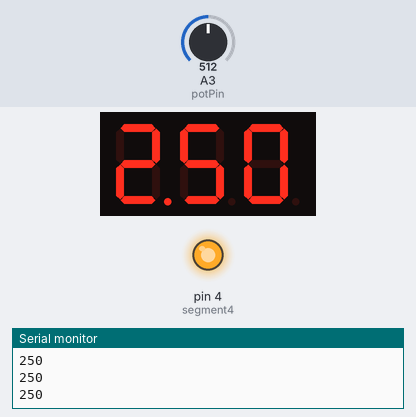
Simulated run of this sketch. Board: Arduino Uno, built with avr-gcc and run on an emulated ATmega328P. Shown: 3-digit seven-segment display, output pins drawn as LEDs (lit = HIGH), the last lines printed to the serial monitor. Wiring (inferred from the names in the program): 3-digit 7-segment display, segments lit when HIGH: segments pin 5, pin 6, pin 8, pin 9, pin 10, pin 11, pin 12, pin 13; digit selects pin 7, pin 2, pin 3. Inputs (shaded band) come from the test bench; at power-on: A3 (potPin) = 512. The segment pins are drawn as the display they are named for; pins used as bus, display or sensor lines are not drawn.

Above: at 1.2 s.
1.3 s: A3 (potPin) set to 716
At 2.3 s:
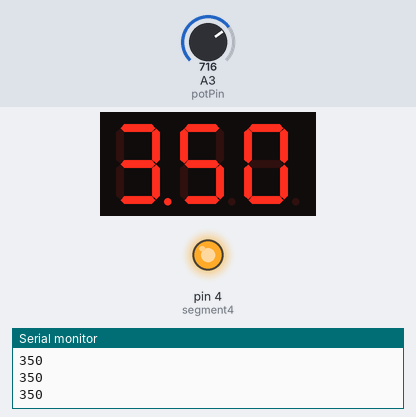
2.8 s: A3 (potPin) set to 900
At 3.5 s:
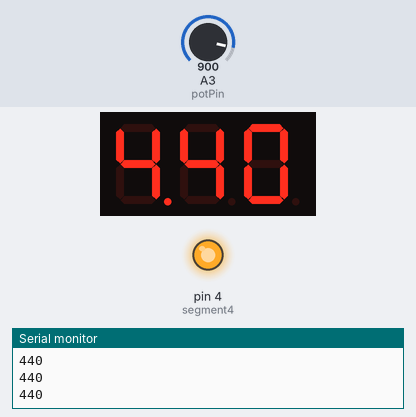
4.3 s: A3 (potPin) set to 1023
At 4.7 s:
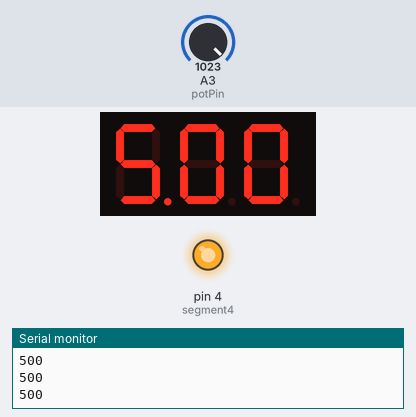
Timing chart, 0 to 7.3 s (numbered marks = the images above; inputs shaded):
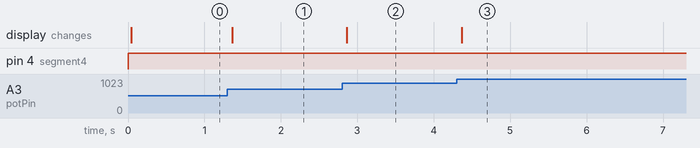

Measured:
- after the input at 1.3 s, the display: changes after 0.06 s (image 1)
- after the input at 2.8 s, the display: changes after 0.06 s (image 2)
- after the input at 4.3 s, the display: changes after 0.06 s (image 3)

The sketch:

arduino_source_code.ino
```cpp
/*
  Developer: Bonface Otieno
  Project Title: Displaying Potential Meter Voltage Changes with 4x7 segment display
  Description: Arduino project for working with Potential Meter with 4x7 segment display to display voltage changes
  Linkedin Profile: https://www.linkedin.com/in/bonface-otieno-a7ab77163/
  Github username: bonfotieno
*/


//initializing pins for each segment of the 4x7 segment display
int segment4 = 4;
int segment3 = 3;
int segment2 = 2;
int segment1 = 7;

//initializing pins for each display LED
int A = 5;
int B = 6;
int C = 8;
int D = 9;
int E = 10;
int F = 11;
int G = 12;
int dp = 13;

int potPin = A3;
int currentSegment;
float voltage;
float Vol;

void setup() {
  Serial.begin(9600);
  pinMode(segment1, OUTPUT);
  pinMode(segment2, OUTPUT);
  pinMode(segment3, OUTPUT);
  pinMode(segment4, OUTPUT);
  pinMode(A, OUTPUT);
  pinMode(B, OUTPUT);
  pinMode(C, OUTPUT);
  pinMode(D, OUTPUT);
  pinMode(E, OUTPUT);
  pinMode(F, OUTPUT);
  pinMode(G, OUTPUT);
  pinMode(dp, OUTPUT);
}

void loop() {
  // the void loop function
  Vol = analogRead(potPin);
  voltage = ((5.0 / 1023.0) * Vol);
  clear_display();
  currentSegment = 1;
  print_voltage_to_4x7display(voltage);
}

void clear_display() {
  /*this function clears the the 4x7 segment display*/
  digitalWrite(segment1, HIGH);
  digitalWrite(segment2, HIGH);
  digitalWrite(segment3, HIGH);
  digitalWrite(segment4, HIGH);
}

void display_1() {
  digitalWrite(A, LOW);
  digitalWrite(B, HIGH);
  digitalWrite(C, HIGH);
  digitalWrite(D, LOW);
  digitalWrite(E, LOW);
  digitalWrite(F, LOW);
  digitalWrite(G, LOW);
  Serial.print(1);
}
void display_2() {
  digitalWrite(A, HIGH);
  digitalWrite(B, HIGH);
  digitalWrite(C, LOW);
  digitalWrite(D, HIGH);
  digitalWrite(E, HIGH);
  digitalWrite(F, LOW);
  digitalWrite(G, HIGH);
  Serial.print(2);
}
void display_3() {
  digitalWrite(A, HIGH);
  digitalWrite(B, HIGH);
  digitalWrite(C, HIGH);
  digitalWrite(D, HIGH);
  digitalWrite(E, LOW);
  digitalWrite(F, LOW);
  digitalWrite(G, HIGH);
  Serial.print(3);
}
void display_4() {
  digitalWrite(A, LOW);
  digitalWrite(B, HIGH);
  digitalWrite(C, HIGH);
  digitalWrite(D, LOW);
  digitalWrite(E, LOW);
  digitalWrite(F, HIGH);
  digitalWrite(G, HIGH);
  Serial.print(4);
}
void display_5() {
  digitalWrite(A, HIGH);
  digitalWrite(B, LOW);
  digitalWrite(C, HIGH);
  digitalWrite(D, HIGH);
  digitalWrite(E, LOW);
  digitalWrite(F, HIGH);
  digitalWrite(G, HIGH);
  Serial.print(5);
}
void display_6() {
  digitalWrite(A, HIGH);
  digitalWrite(B, LOW);
  digitalWrite(C, HIGH);
  digitalWrite(D, HIGH);
  digitalWrite(E, HIGH);
  digitalWrite(F, HIGH);
  digitalWrite(G, HIGH);
  Serial.print(6);
}
void display_7() {
  digitalWrite(A, HIGH);
  digitalWrite(B, HIGH);
  digitalWrite(C, HIGH);
  digitalWrite(D, LOW);
  digitalWrite(E, LOW);
  digitalWrite(F, LOW);
  digitalWrite(G, LOW);
  Serial.print(7);
}
void display_8() {
  digitalWrite(A, HIGH);
  digitalWrite(B, HIGH);
  digitalWrite(C, HIGH);
  digitalWrite(D, HIGH);
  digitalWrite(E, HIGH);
  digitalWrite(F, HIGH);
  digitalWrite(G, HIGH);
  Serial.print(8);
}
void display_9() {
  digitalWrite(A, HIGH);
  digitalWrite(B, HIGH);
  digitalWrite(C, HIGH);
  digitalWrite(D, HIGH);
  digitalWrite(E, LOW);
  digitalWrite(F, HIGH);
  digitalWrite(G, HIGH);
  Serial.print(9);
}
void display_0() {
  digitalWrite(A, HIGH);
  digitalWrite(B, HIGH);
  digitalWrite(C, HIGH);
  digitalWrite(D, HIGH);
  digitalWrite(E, HIGH);
  digitalWrite(F, HIGH);
  digitalWrite(G, LOW);
  Serial.print(0);
}

void change_segment(int d) {
  if (d == 1) {
    digitalWrite(segment1, LOW);
    digitalWrite(segment2, HIGH);
    digitalWrite(segment3, HIGH);
    digitalWrite(segment4, HIGH);
    digitalWrite(dp, HIGH);
  }
  if (d == 2) {
    digitalWrite(segment1, HIGH);
    digitalWrite(segment2, LOW);
    digitalWrite(segment3, HIGH);
    digitalWrite(segment4, HIGH);
    digitalWrite(dp, LOW);
  }
  if (d == 3) {
    digitalWrite(segment1, HIGH);
    digitalWrite(segment2, HIGH);
    digitalWrite(segment3, LOW);
    digitalWrite(segment4, HIGH);
    digitalWrite(dp, LOW);
  }
  if (d == 4) {
    digitalWrite(segment1, HIGH);
    digitalWrite(segment2, HIGH);
    digitalWrite(segment3, HIGH);
    digitalWrite(segment4, LOW);
    digitalWrite(dp, LOW);
  }
}

void clearLEDs() //clear the 7-segment display screen
{
  digitalWrite(A, LOW);
  digitalWrite(B, LOW);
  digitalWrite(C, LOW);
  digitalWrite(D, LOW);
  digitalWrite(E, LOW);
  digitalWrite(F, LOW);
  digitalWrite(G, LOW);
  //digitalWrite(p, LOW);
}

void print_voltage_to_4x7display(float num) {

  // converting the the num value to string so that we can loop through to display in 4x7 segment display
  String numStr = String(num);                  // define the variable that hold the string
  int strlength = numStr.length() + 1;          // length (with one extra char for the null terminator)
  char numStrArray[strlength];                  // Prepare the char array (the buffer)
  numStr.toCharArray(numStrArray, strlength);   // Copy it over

  /* displaying the voltage values */
  for (int i = 0; i < strlen(numStrArray); i++) {
    char current_char = numStrArray[i];
    if (current_char != '.') {
      change_segment(currentSegment);
      if (current_char == '1') {
        display_1();
        delay(5);                              // delay of 5 milisecond to enable the the display to print properly
      }
      else if (current_char == '2') {
        display_2();
        delay(5);
      }
      else if (current_char == '3') {
        display_3();
        delay(5);
      }
      else if (current_char == '4') {
        display_4();
        delay(5);
      }
      else if (current_char == '5') {
        display_5();
        delay(5);
      }
      else if (current_char == '6') {
        display_6();
        delay(5);
      }
      else if (current_char == '7') {
        display_7();
        delay(5);
      }
      else if (current_char == '8') {
        display_8();
        delay(5);
      }
      else if (current_char == '9') {
        display_9();
        delay(5);
      }
      else if (current_char == '0') {
        display_0();
        delay(5);
      }

      currentSegment += 1;
    }
  }
  Serial.println();
}
```
